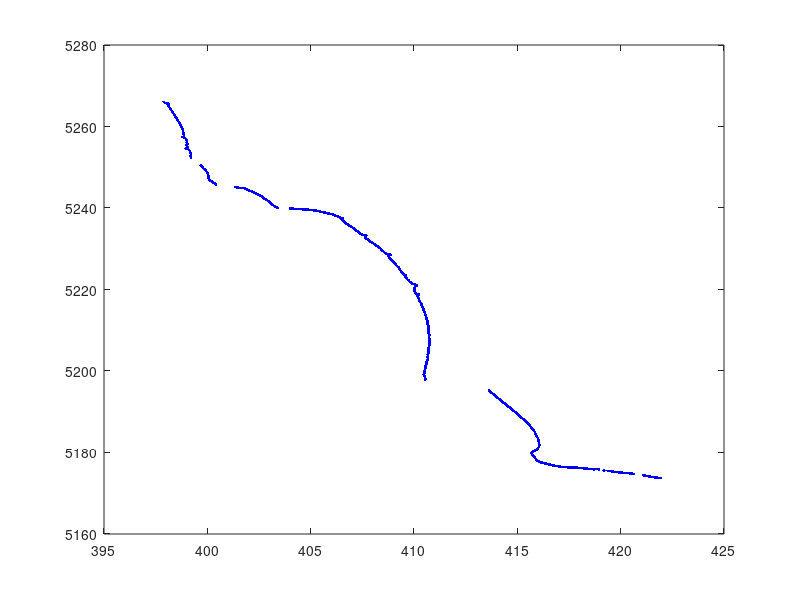

MATLAB code for this plot: (Note: this script raises an error after producing the figure.)
cd C:\data\projects\GraysHarbor
load('wash_2002.mat')
wash_2002.x = wash_2002.x./1000;
wash_2002.y = wash_2002.y./1000;
indy = find(wash_2002.lat>=46.7 & wash_2002.lat<=47.54); %GH COUNTY



figure(1)
plot(wash_2002.x(indy),wash_2002.y(indy),'b.')
hold on

% Interpolate a line?
% First break the coast up into 1 km bins?
bins = 5170.5:1:5270.5;
hline(bins,'k')
% FIND ALL POINTS IN BINS AND CREATE A LINE BETWEEN THOSE POINTS
x = wash_2002.x(indy);
y = wash_2002.y(indy);
clear m

for ii = 1:length(bins)-1
    ind = find(y>=bins(ii)&y<=bins(ii+1));
    if isempty(ind)
        b(ii) =NaN;
        m(ii) = NaN;
        east_v(ii) = NaN;
        west_v(ii) = NaN;
    else
        xr = [ones(length(ind),1) x(ind)];
        B = regress(y(ind),xr);
        %slope = (y(ind(end))-y(ind(1)))/(x(ind(end))-x(ind(1)));
        yr = B(1)+B(2).*x(ind);
        %bb = y(ind(1))-(slope*x(ind(1)));
        %yr = bb +slope.*x(ind);
        plot(x(ind),yr,'g','linewidth',2)
        b(ii) = B(1);
        m(ii) = B(2);
        %b(ii) = bb;
        %m(ii) = slope;
        east_v(ii) = nanmean(x(ind));
        west_v(ii) = nanmean(y(ind));
    end

end

% First create evenly spaced points throughout the dataset
dd = atand(m);
newdeg = dd;
% How far from 90? deal with negative numbers first

ind = find(dd<0);
oops = 90+dd(ind);
negVals = 270-oops;
newdeg(ind) = negVals;
% How far from 90? deal with positive numbers second!
ind = find(dd>0);
oops = 90-dd(ind);
posVals = 270+oops;
newdeg(ind) = posVals;

figure(4)
plot(newdeg,bins(1:end-1),'g.-')

figure
scatter(east_v,west_v,50,newdeg,'filled')
colorbar
grid on
set(gca,'linewidth',2,'fontsize',14','fontweight','demi')
xlabel('Easting (km)')
ylabel('Northing(km)')
print('shorelineangle_bins.png','-dpng','-r300')

[lat, lon] = utm2ll(west_v*1000, east_v*1000, 10);
gamma_b.x = east_v*1000;
gamma_b.y = west_v*1000; 
gamma_b.lat = lat;
gamma_b.lon = lon;
gamma_b.val = newdeg;


gamma_beta = nan(length(y),1);
for ii = 1:length(bins)-1
    ind = find(y>=bins(ii)&y<=bins(ii+1));
    if isempty(ind)
    else
    gamma_beta(ind) = newdeg(ii);
    end

end

figure
scatter(x,y,50,gamma_beta,'filled')
colorbar
grid on
set(gca,'linewidth',2,'fontsize',14','fontweight','demi')
xlabel('Easting (km)')
ylabel('Northing(km)')
print('shorelineangle.png','-dpng','-r300')

